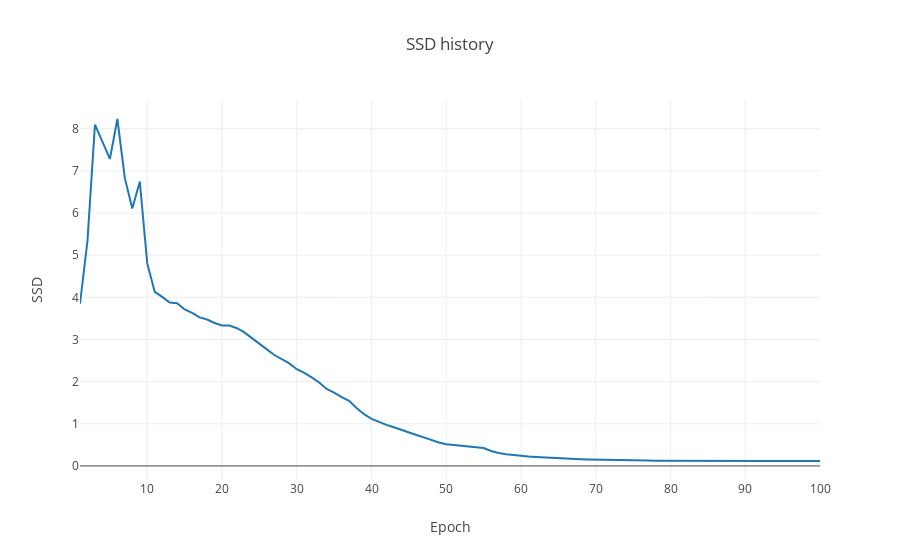
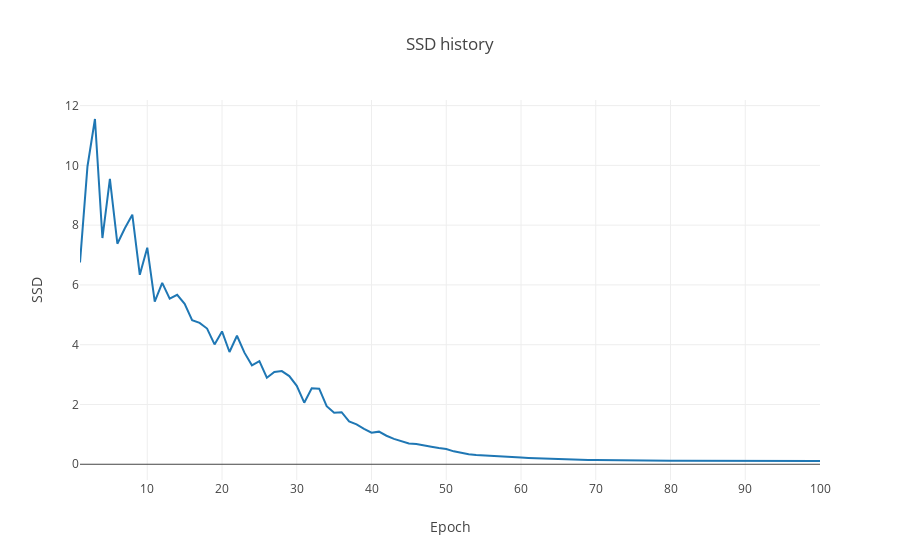

The notebook cell saved with these charts, in order:
### Code cell
print("SOM_new:")
som_new.plotSSD()
